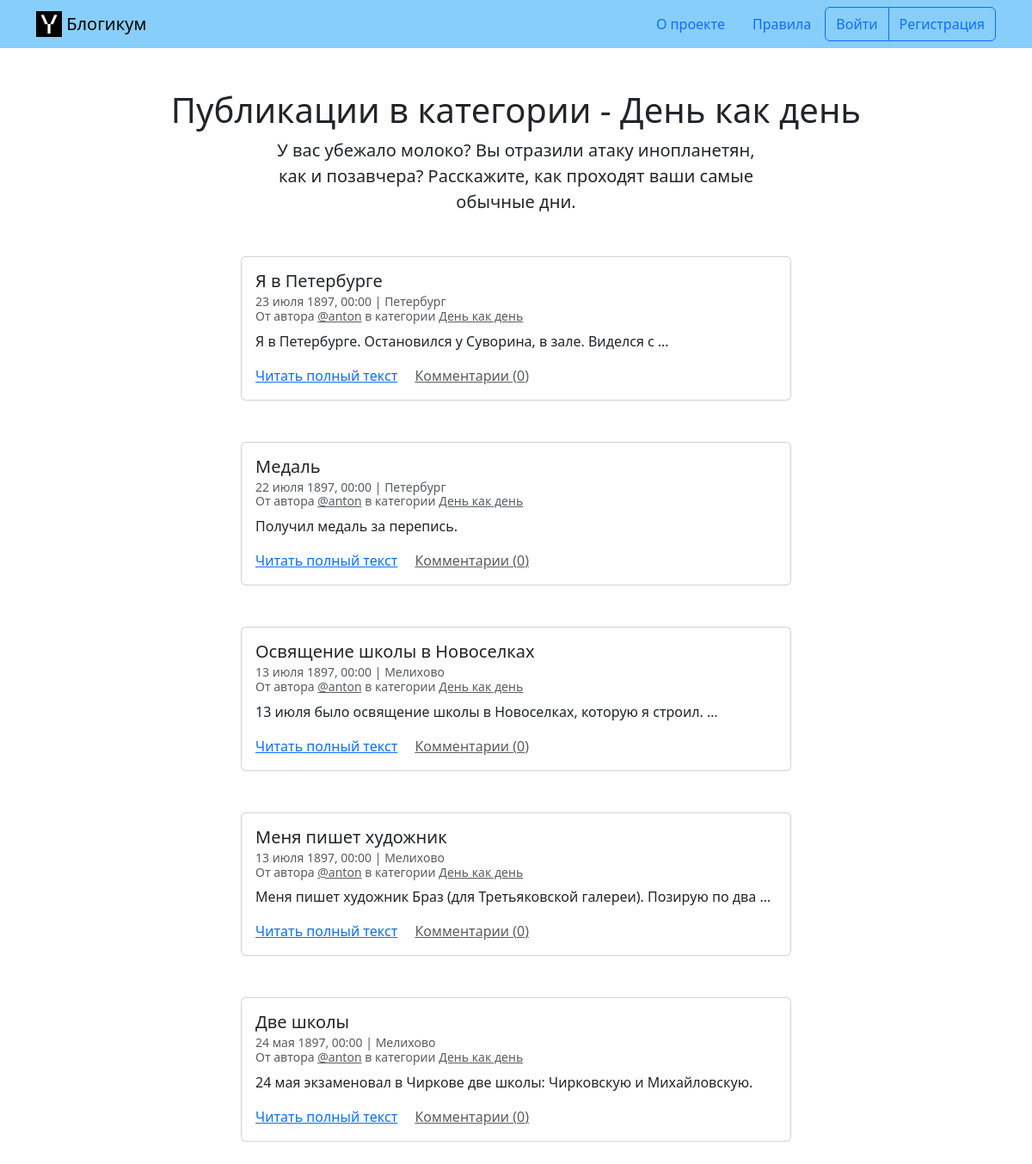
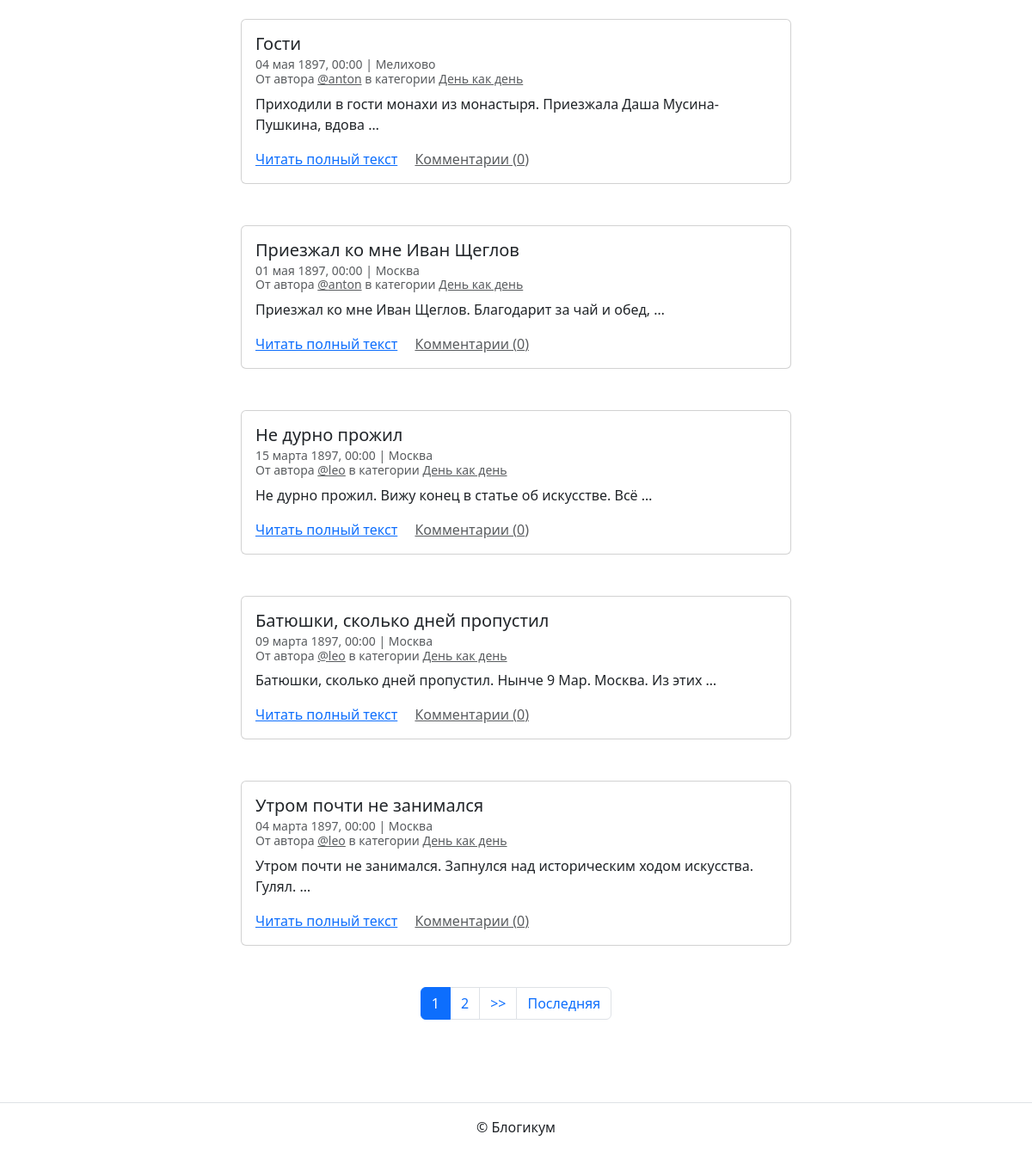
Screenshot of /category/routine/ with the database file from the repository (2 pictures, top to bottom).
### blog/models.py (models this page shows, shortened)
class PublishedModel(models.Model):
    is_published = models.BooleanField(
        default=True,
        verbose_name='Опубликовано',
        help_text='Снимите галочку, чтобы скрыть публикацию.'
    )
    created_at = models.DateTimeField(
        auto_now_add=True,
        verbose_name='Добавлено'
    )
    class Meta:
        abstract = True

class Category(PublishedModel):
    title = models.CharField(max_length=256, verbose_name='Заголовок')
    description = models.TextField(verbose_name='Описание', default='')
    slug = models.SlugField(
        unique=True,
        verbose_name='Идентификатор',
        help_text=('Идентификатор страницы для URL; разрешены '
                   'символы латиницы, цифры, дефис и подчёркивание.')
    )
    class Meta:
        verbose_name = 'категория'
        verbose_name_plural = 'Категории'

class Post(PublishedModel):
    title = models.CharField(max_length=256, verbose_name='Заголовок')
    text = models.TextField(verbose_name='Текст')
    pub_date = models.DateTimeField(
        verbose_name='Дата и время публикации',
        help_text=('Если установить дату и время в будущем — можно делать '
                   'отложенные публикации.')
    )
    author = models.ForeignKey(
        User,
        on_delete=models.CASCADE,
        verbose_name='Автор публикации',
        related_name='posts'
    )
    category = models.ForeignKey(
        Category,
        null=True,
        on_delete=models.SET_NULL,
        verbose_name='Категория',
        related_name='posts'
    )
    location = models.ForeignKey(
        Location,
        on_delete=models.SET_NULL,
        null=True,
        blank=True,
        verbose_name='Местоположение',
        related_name='posts'
    )
    class Meta:
        verbose_name = 'публикация'
        verbose_name_plural = 'Публикации'
        ordering = ('-pub_date',)

class Location(PublishedModel):
    name = models.CharField(max_length=256, verbose_name='Название места')
    class Meta:
        verbose_name = 'местоположение'
        verbose_name_plural = 'Местоположения'

### blog/views.py (the view)
def category_posts(request, category_slug):
    category = get_object_or_404(
        Category, slug=category_slug, is_published=True)
    page_obj = get_paginate(get_annotate_comments(
        get_filtered_posts(category.posts)), request)
    return render(request, 'blog/category.html',
                  {'category': category, 'page_obj': page_obj})

### blog/utils.py (called while the page is built)
def get_filtered_posts(post_manager):
    return post_manager.filter(
        pub_date__lte=timezone.now(),
        is_published=True,
        category__is_published=True
    )

def get_annotate_comments(posts):
    return posts.select_related(
        'author', 'location', 'category'
    ).annotate(comment_count=Count('comments')).order_by('-pub_date')

def get_paginate(data, request, per_page=PAGINATION):
    paginator = Paginator(data, per_page)
    page_number = request.GET.get('page')
    page_obj = paginator.get_page(page_number)
    return page_obj

### templates/blog/category.html (shortened to what this page needs)
{% extends "base.html" %}
{% block content %}
  <h1 class="text-center">Публикации в категории - {{ category.title }}</h1>
  <p class="col-6 offset-3 mb-5 lead text-center">{{ category.description }}</p>
  {% for post in page_obj %}
    <article class="mb-5">
      {% include "includes/post_card.html" %}
    </article>
  {% endfor %}
  {% include "includes/paginator.html" %}
{% endblock %}

### templates/includes/post_card.html (shortened to what this page needs)
<div class="col d-flex justify-content-center">
  <div class="card" style="width: 40rem;">
    <div class="card-body">
      <h5 class="card-title">{{ post.title }}</h5>
      <h6 class="card-subtitle mb-2 text-muted">
        <small>
          {{ post.pub_date|date:"d E Y, H:i" }} | {% if post.location and post.location.is_published %}{{ post.location.name }}{% else %}Планета Земля{% endif %}<br>
          От автора <a class="text-muted" href="{% url 'blog:profile' post.author.username %}">@{{ post.author.username }}</a> в
          категории {% include "includes/category_link.html" %}
        </small>
      </h6>
      <p class="card-text">{{ post.text|truncatewords:10 }}</p>
      <a href="{% url 'blog:post_detail' post.id %}" class="card-link">Читать полный текст</a>
      <a href="{% url 'blog:post_detail' post.id %}" class="card-link text-muted">Комментарии ({{ post.comment_count }})</a>
    </div>
  </div>
</div>

### templates/includes/category_link.html
<a class="text-muted" href="{% url 'blog:category_posts' post.category.slug %}">
  {{ post.category.title }}
</a>

### rows the page displays
Category: title "День как день", description "У вас убежало молоко? Вы отразили атаку инопланетян, как и позавчера? Расскажите, как проходят ваши самые обычные дни."
Post: title "Я в Петербурге", pub_date "23 июля 1897, 00:00", location.name "Петербург", author.username "anton", category "День как день", text "Я в Петербурге. Остановился у Суворина, в зале. Виделся с …", comment_count "0"
Post: title "Медаль", pub_date "22 июля 1897, 00:00", location.name "Петербург", author.username "anton", category "День как день", text "Получил медаль за перепись.", comment_count "0"
Post: title "Освящение школы в Новоселках", pub_date "13 июля 1897, 00:00", location.name "Мелихово", author.username "anton", category "День как день", text "13 июля было освящение школы в Новоселках, которую я строил. …", comment_count "0"
Post: title "Меня пишет художник", pub_date "13 июля 1897, 00:00", location.name "Мелихово", author.username "anton", category "День как день", text "Меня пишет художник Браз (для Третьяковской галереи). Позирую по два …", comment_count "0"
Post: title "Две школы", pub_date "24 мая 1897, 00:00", location.name "Мелихово", author.username "anton", category "День как день", text "24 мая экзаменовал в Чиркове две школы: Чирковскую и Михайловскую.", comment_count "0"
Post: title "Гости", pub_date "04 мая 1897, 00:00", location.name "Мелихово", author.username "anton", category "День как день", text "Приходили в гости монахи из монастыря. Приезжала Даша Мусина-Пушкина, вдова …", comment_count "0"
Post: title "Приезжал ко мне Иван Щеглов", pub_date "01 мая 1897, 00:00", location.name "Москва", author.username "anton", category "День как день", text "Приезжал ко мне Иван Щеглов. Благодарит за чай и обед, …", comment_count "0"
Post: title "Не дурно прожил", pub_date "15 марта 1897, 00:00", location.name "Москва", author.username "leo", category "День как день", text "Не дурно прожил. Вижу конец в статье об искусстве. Всё …", comment_count "0"
Post: title "Батюшки, сколько дней пропустил", pub_date "09 марта 1897, 00:00", location.name "Москва", author.username "leo", category "День как день", text "Батюшки, сколько дней пропустил. Нынче 9 Мар. Москва. Из этих …", comment_count "0"
Post: title "Утром почти не занимался", pub_date "04 марта 1897, 00:00", location.name "Москва", author.username "leo", category "День как день", text "Утром почти не занимался. Запнулся над историческим ходом искусства. Гулял. …", comment_count "0"

### other values shown
{{ i }} "1"
{{ i }} "2"
